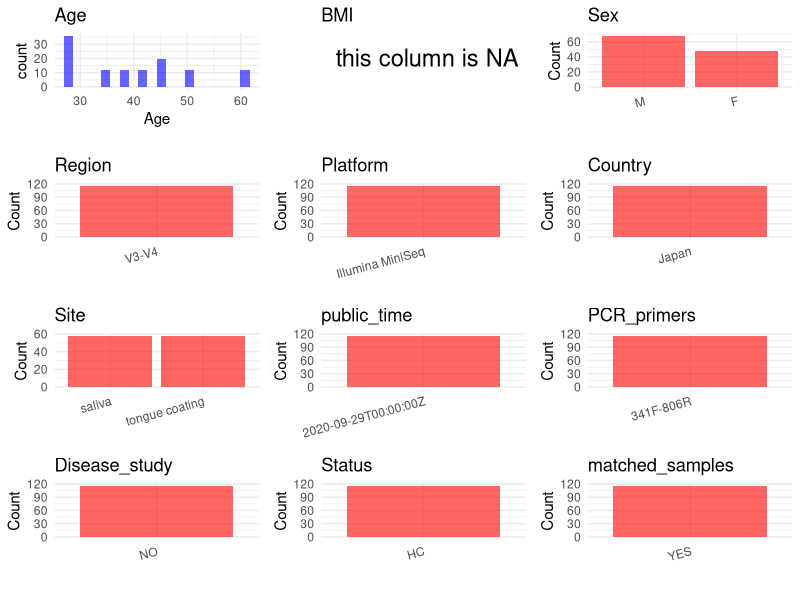

This figure's R source: (Note: this script raises an error after producing the figure.)
## ---- chunk 1
# Load necessary libraries
library(dplyr)
library(ggplot2)
library(cowplot)

# Set working directory (update this path to your local directory)
setwd("E:/bioproject_YSD/PRJDB10589")

# Read the initial metadata files
initial_meta <- read.csv("SraRunTable.csv", header = T)

# Display the first few rows of the metadata
head(initial_meta)
## ---- chunk 2
# Create a uniform metadata dataframe
metadata <- data.frame(
  BioProject = initial_meta$BioProject,
  Run = initial_meta$Run,
  sample_name = initial_meta$host_subject_id,
  BMI = NA,  
  Region = "V3-V4",
  Platform = initial_meta$Instrument,
  Country = initial_meta$geo_loc_name_country,
  Site = initial_meta$env_medium,
  public_time = initial_meta$ReleaseDate,
  stringsAsFactors = FALSE
)

# Add the suffix coating to all tongue values in the site column
metadata <- metadata %>%
  mutate(Site = case_when(
      Site == "tongue" ~ paste(Site, "coating"),
      TRUE ~ Site))

# Set the corresponding Age value for each sample_name value
age_map <- c(
  "participant A" = 50, "participant B" = 45, "participant C" = 42, "participant D" = 35, "participant E" = 60, "participant F" = 28, "participant G" = 27, "participant O" = 27, "participant Q" = 39, "participant R" = 45
)
metadata$Age <- age_map[metadata$sample_name]

# Set the corresponding Sex value for each sample_name value
sex_map <- c(
  "participant A" = "F", "participant B" = "M", "participant C" = "M", "participant D" = "F", "participant E" = "F", "participant F" = "M", "participant G" = "M", "participant O" = "F", "participant Q" = "M", "participant R" = "M"
)
metadata$Sex <- sex_map[metadata$sample_name]
## ---- chunk 3
# Add information obtained from the publication
metadata$PCR_primers <- "341F-806R"
metadata$title <- "Inter-site and interpersonal diversity of salivary and tongue microbiomes and the effect of oral care tablets"
metadata$Disease_study <- "NO"
# Assign disease status based on sample_name patterns
metadata$Status <- "HC"

# Check initial data distribution
cat("Initial sample distribution:\n")
table(metadata$sample_name)
table(metadata$Site)

# Calculate sampling frequency per subject
sample_counts <- table(metadata$sample_name)
cat("\nNumber of samples per subject:\n")
print(sample_counts)

# Create matched_samples column
metadata$matched_samples <- ifelse(metadata$sample_name %in% names(sample_counts[sample_counts >= 2]), "YES", "NO")

cat("\nMatched samples distribution:\n")
table(metadata$matched_samples)

# Identify samples for removal: single samples excluding saliva and tongue coating
single_samples <- names(sample_counts[sample_counts == 1])
samples_to_remove <- metadata$sample_name %in% single_samples & 
                     !(metadata$Site %in% c("saliva", "tongue coating"))

cat("\nNumber of samples to be removed:", sum(samples_to_remove), "\n")

# Remove identified samples
metadata_clean <- metadata[!samples_to_remove, ]

cat("\nFinal sample distribution after cleaning:\n")
table(metadata_clean$sample_name)
table(metadata_clean$Site)
table(metadata_clean$matched_samples)

# Use cleaned dataset for subsequent analysis
metadata <- metadata_clean
## ---- chunk 4
# Check the number of unique runs and sample names
print(paste("Number of unique runs:", length(unique(metadata$Run))))
print(paste("Number of unique sample names:", length(unique(metadata$sample_name))))
## ---- chunk 5
# Select columns for visualization
plot_data <- metadata %>%
  select(-BioProject, -Run, -sample_name, -title)

# Function to create simple plots for each column
create_simple_plots <- function(data) {
  plots <- list()
  
  for (col in colnames(data)) {
    # Check if the column is all NA
    if (all(is.na(data[[col]]))) {
      # Create an empty plot with text indicating all NA
      p <- ggplot() +
        annotate("text", x = 0.5, y = 0.5, label = "this column is NA", size = 6) +
        labs(title = col) +
        theme_void()
    } else if (is.numeric(data[[col]])) {
      # Numeric variable: histogram
      p <- ggplot(data, aes(x = .data[[col]])) +
        geom_histogram(fill = "blue", alpha = 0.6, bins = 20, na.rm = TRUE) +
        labs(title = col) +
        theme_minimal()
    } else {
      # Categorical variable: bar plot (remove NA values)
      count_data <- as.data.frame(table(data[[col]], useNA = "ifany"))
      p <- ggplot(count_data, aes(x = reorder(Var1, -Freq), y = Freq)) +
        geom_col(fill = "red", alpha = 0.6) +
        labs(title = col, x = NULL, y = "Count") +
        theme_minimal() +
        theme(axis.text.x = element_text(angle = 15, hjust = 1))
    }
    plots[[col]] <- p
  }
  
  return(plots)
}

# Generate and arrange plots
plots <- create_simple_plots(plot_data)
p<-plot_grid(plots$Age, 
          plots$BMI, 
          plots$Sex, 
          plots$Region, 
          plots$Platform, 
          plots$Country, 
          plots$Site,
          plots$public_time, 
          plots$PCR_primers,
          plots$Disease_study,
          plots$Status,
          plots$matched_samples,# add 
          ncol = 3, align = "hv", axis = "lb")
ggsave("Metadata_Summary.png", plot = p, width = 8, height = 6, dpi = 150)
## ---- chunk 6
knitr::include_graphics("Metadata_Summary.png")
## ---- chunk 7
# Reorder columns to match the desired format
metadata <- metadata[, c(
  "BioProject", "Run", "sample_name", "Age", "BMI", "Sex", 
  "Region", "Platform", "Country", "Site", "public_time", 
  "PCR_primers", "title", "Disease_study", "Status", "matched_samples"
)]

# Export the uniform metadata to a CSV file
write.csv(metadata, file = "metadata.csv", quote = TRUE)
head(metadata)
